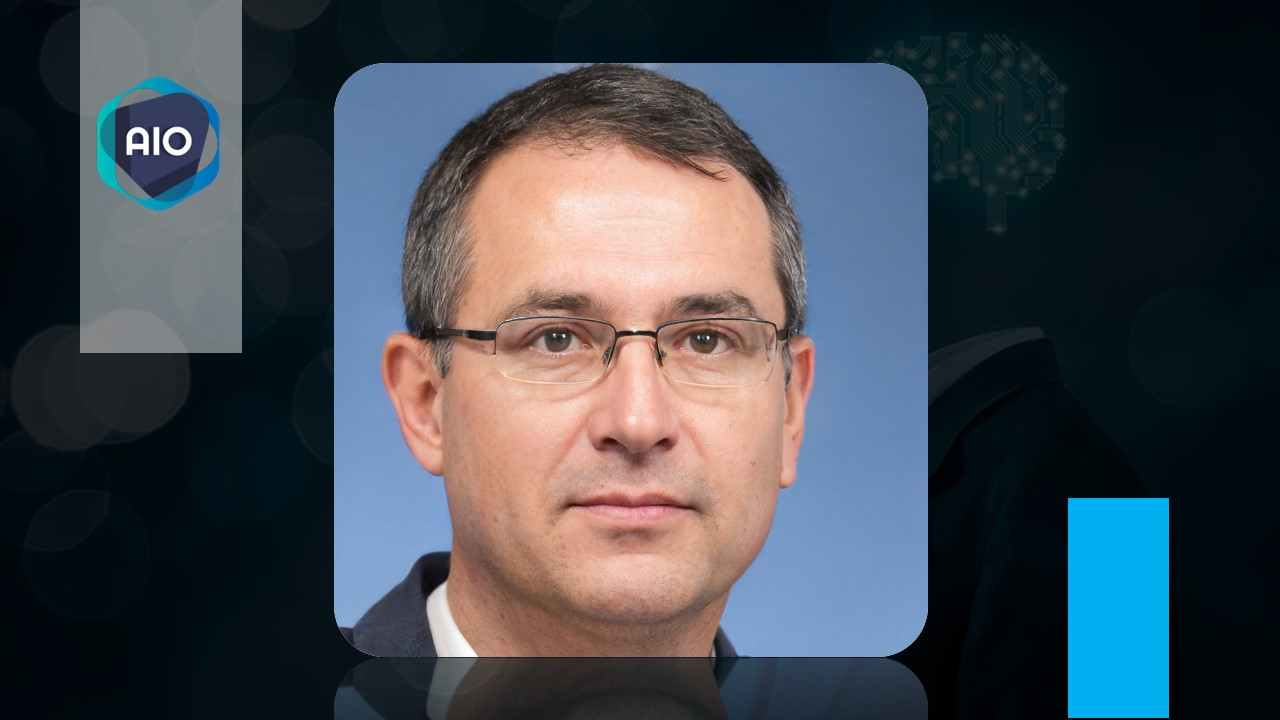
#> input picture img1.jpg, 1280 x 720 px
$ jupyter execute Fnopencv_j3-1.ipynb   (shell and % lines are left out)
#> lines starting #> are read from the running program, lines starting #| are printed output that depends on the picture; after the words box and inside, x2 and y2 are one past the last pixel; in counts of white or black regions, pixels touching at a corner belong together
[cell 1]
import cv2
import matplotlib.pyplot as plt

[cell 2]
img=cv2.imread('img1.jpg')
#> img is the input picture: shape (720, 1280, 3); mean B, G, R 81.7, 73.3, 66.8

[cell 3]
cv2.imshow('ax1',img)
cv2.waitKey(0)
cv2.destroyAllWindows()

[cell 4]
plt.imshow(img)

[cell 5]
img_gray=cv2.cvtColor(img,cv2.COLOR_BGR2RGB)
#img_rgba=cv2.cvtColor(img_gray,cv2.COLOR_GRAY2RGBA)

[cell 6]
plt.imshow(img_gray)
plt.show()

[cell 7]
img_cr=img_gray[50:680 , 300:970]
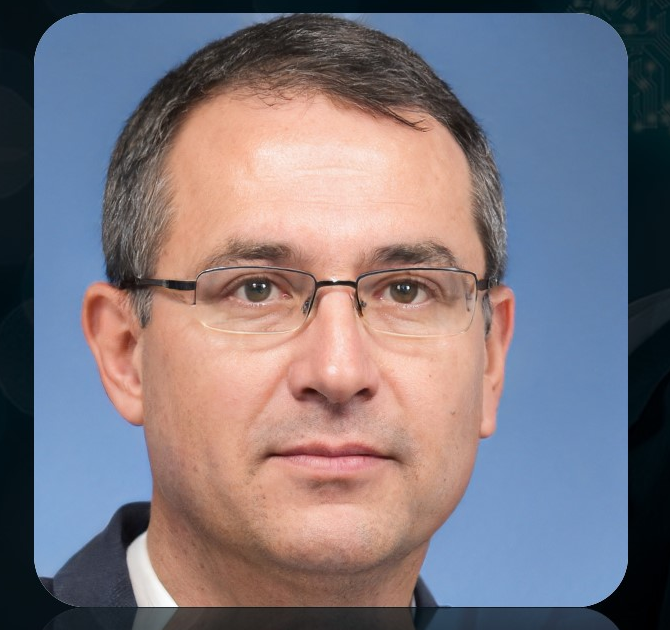
#> img_cr: shape (630, 670, 3); mean R, G, B 125.5, 117.9, 125.9

[cell 8]
plt.close()
plt.imshow(img_cr)
plt.show()

[cell 9]
img_cr.shape
#> Out = (630, 670, 3)

[cell 10]
size=(100,100)
img_resize=cv2.resize(img_cr,size,cv2.INTER_AREA)
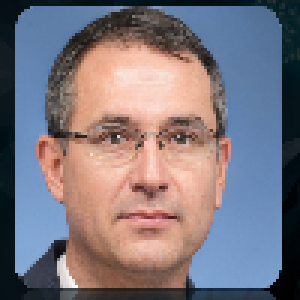
#> img_resize: shape (100, 100, 3) (shown 3 times larger); mean R, G, B 125.5, 117.9, 126.1

[cell 11]
plt.imshow(img_resize)
plt.show()
plt.close()

[cell 12]
img_gray=cv2.cvtColor(img_cr,cv2.COLOR_RGB2GRAY)
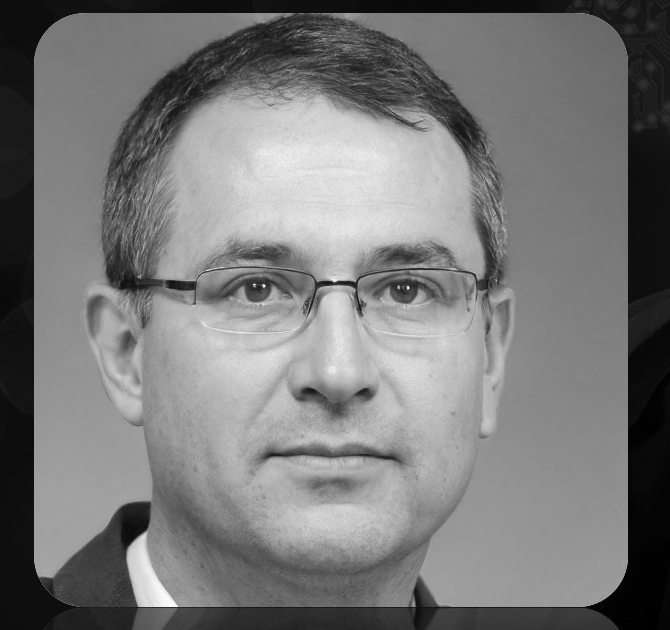
#> img_gray: shape (630, 670); min 0, max 254, mean 121

[cell 13]
plt.close()
plt.imshow(img_gray)
plt.show()

cv2.imshow('ax1',img_gray)
cv2.waitKey(0)
cv2.destroyAllWindows()

[cell 14]
def imshow(image):
    cv2.imshow('ax1',image)
    cv2.waitKey(0)
    cv2.destroyAllWindows()

[cell 15]
ret,img_tr=cv2.threshold(img_gray,100,255,0)
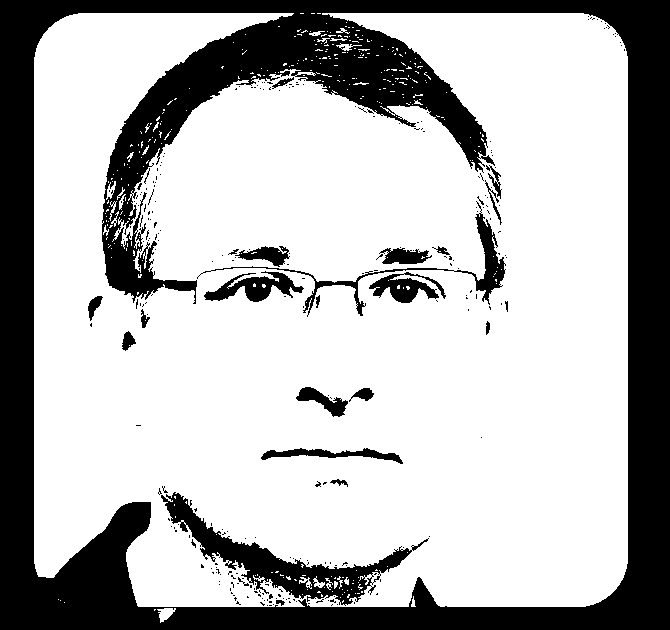
#> img_tr: shape (630, 670); 71.7% white; 271 black regions (246 under 20 px), largest, box (x1, y1, x2, y2) and area: (0, 0, 670, 630) 103966, (161, 492, 429, 606) 6204, (197, 201, 506, 317) 2116
imshow(img_tr)
print(ret)

[cell 16]
imgc=img.copy()
cv2.rectangle(imgc,(430,230),(800,570),(0,255,0),3)
cv2.putText(imgc,"MARTIN",(430,200),cv2.FONT_HERSHEY_COMPLEX,2,(0,255,0),3)
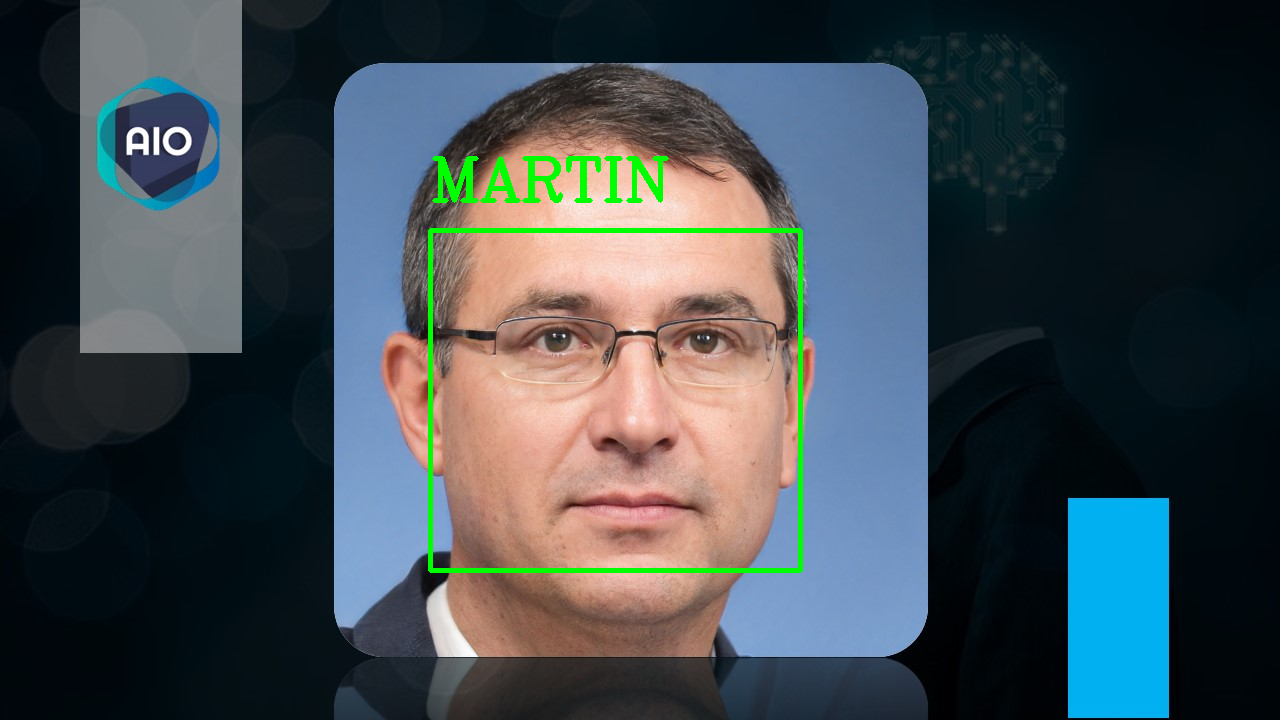
#> imgc: shape (720, 1280, 3); mean B, G, R 80, 74.7, 64.5
imshow(imgc)
